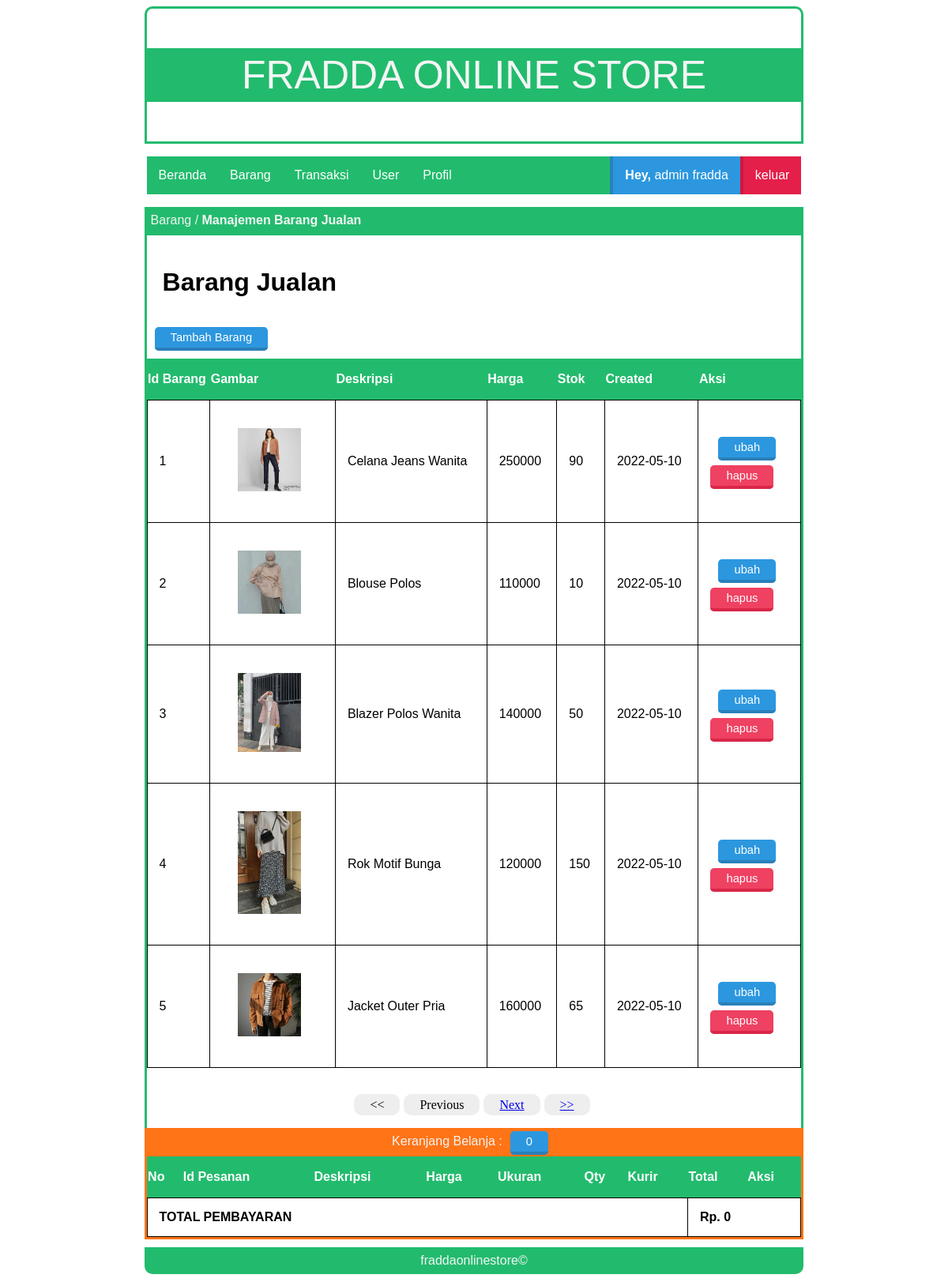
Screenshot of /fraddaonlinestore/index.php?page=barang (signed in) with the database file from the repository.
### tables this page shows
CREATE TABLE `tbl_barang` (
  `id_barang` int(100) NOT NULL,
  `deskripsi` varchar(100) NOT NULL,
  `harga` int(20) NOT NULL,
  `stok` int(5) NOT NULL,
  `created` date NOT NULL,
  `nama_image` varchar(50) NOT NULL,
  `type_image` varchar(50) NOT NULL,
  `size_image` bigint(20) NOT NULL
);

### fraddaonlinestore/page/admin/barang/barang.php (the view, shortened to what this page needs)
<div class="box-title">
    <p>Barang / <b>Manajemen Barang Jualan</b></p>
</div>
<div id="box">
  <?php
      include 'lib/koneksi.php';
      $hal = isset($_GET['hal']) ? $_GET['hal'] : 1;
      $batas = 5;
      $posisi = ($hal-1) * $batas;
      $query = $conn->prepare("SELECT * FROM tbl_barang LIMIT $posisi, $batas");
      $query->execute();
      $data = $query->fetchAll();
  ?>
  <h1>Barang Jualan</h1>
  <a href="?page=tambah_barang"class="tombol-biru">Tambah Barang</a><br><br>
  <table class="news">
    <tr>
      <th>Id Barang</th>
      <th>Gambar</th>
      <th>Deskripsi</th>
      <th>Harga</th>
      <th>Stok</th>
      <th>Created</th>
      <th>Aksi</th>
    </tr>
    <?php
    foreach ($data as $value): ?>
        <tr>
            <td><?php echo $value['id_barang'] ?></td>
            <td>
              <img src="img/jersey/<?= $value['nama_image'];?>" width="80">
            </td>
            <td><?php echo $value['deskripsi'] ?></td>
            <td><?php echo $value['harga'] ?></td>
            <td><?php echo $value['stok'] ?></td>
            <td><?php echo $value['created'] ?></td>
            <td>
              <a class="tombol-biru" href="?page=edit_barang&id=<?php echo $value['id_barang']; ?>">ubah</a><br><br>
              <a class="tombol-merah" href="?page=hapus_barang&id=<?php echo $value['id_barang']; ?>">hapus</a>
            </td>
        </tr>
    <?php
    endforeach;
     ?>
  </table>
  <br>
  <?php
    $semua = $conn->prepare("SELECT * FROM tbl_barang");
    $semua->execute();
    $jmldata = $semua->rowCount();
    $jmlhal = ceil($jmldata/$batas);
    $sebelum = $hal - 1;
    $berikut = $hal + 1;
    echo "<div class='paging'>";
    if ($hal > 1){
      echo "<span><a href='?page=barang&hal=1'><<</a></span>";
      echo "<span><a href='?page=barang&hal=$sebelum'>Previous</a></span>";
    }else {
      echo "<span><<</span>";
      echo "<span>Previous</span>";
    }
    if ($hal < $jmlhal){
      echo "<span><a href='?page=barang&hal=$berikut'>Next</a></span>";
      echo "<span><a href='?page=barang&hal=$jmlhal'>>></a></span>";
    }else {
      echo "<span>Next</span>";
      echo "<span>>></span>";
    }
    echo "</div>";
  ?>
</div>

### fraddaonlinestore/style.css (style rules this page uses)
.box-title { background: #22bb6d; width: 70%; height: 30px; margin: auto; border: 3px solid #22bb6d; }
.box-title p { color: #f3f5f4; margin: 5px 5px; font-family: sans-serif; }
#box { border-bottom: 0px; border-left: 3px solid #22bb6d; border-right: 3px solid #22bb6d; width: 70%; margin: auto; min-height: 200px; overflow: hidden; }
table.news { border-collapse: collapse; width: 100%; }
.news td { padding: 15px; border: 1px solid black; }
.news th { background-color: #22bb6d; color: white; height: 50px; }
.paging { text-align: center; margin: 20px; }
.paging span { padding: 5px 20px; margin-right: 5px; background: #eee; border-radius: 10px; }
#box p,h1,h2,table,tr,td,img { font-family: sans-serif; padding: 20px; text-align: justify; }
.tombol-biru { background:#2C97DF; color:white; border-top:0; border-left:0; border-right:0; border-bottom:4px solid #2A80B9; border-radius: 5px; padding:5px 20px; text-decoration:none; font-family:sans-serif; font-size:11pt; margin:10px; }
.tombol-merah { background:#ef4162; color:white; border-top:0; border-left:0; border-right:0; border-bottom:4px solid #da2648; border-radius: 5px; padding:5px 20px; text-decoration:none; font-family:sans-serif; font-size:11pt; }

### rows the page displays
tbl_barang: id_barang "1", nama_image (picture), deskripsi "Celana Jeans Wanita", harga "250000", stok "90", created "2022-05-10"
tbl_barang: id_barang "2", nama_image (picture), deskripsi "Blouse Polos", harga "110000", stok "10", created "2022-05-10"
tbl_barang: id_barang "3", nama_image (picture), deskripsi "Blazer Polos Wanita", harga "140000", stok "50", created "2022-05-10"
tbl_barang: id_barang "4", nama_image (picture), deskripsi "Rok Motif Bunga", harga "120000", stok "150", created "2022-05-10"
tbl_barang: id_barang "5", nama_image (picture), deskripsi "Jacket Outer Pria", harga "160000", stok "65", created "2022-05-10"

### other values shown
$title "admin"
$user "fradda"
$count "0"
$jumlah "0"
